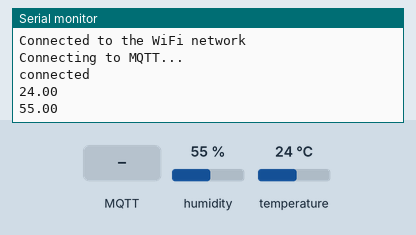
This sketch was run on a simulated ESP8266 (NodeMCU). Shown: the last lines printed to the serial monitor. The inputs (shaded band) are chosen by the test bench; at power-on: humidity 55 %, temperature 24 °C. WiFi joins after 1.5 s; servers stay silent unless stated; no MQTT or app messages arrive unless stated.

Above: at 2.7 s.
2.8 s: MQTT message "1" arrives on the first subscribed topic
At 3.8 s:
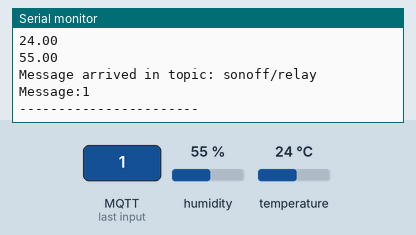
4.3 s: MQTT message "on" arrives on the first subscribed topic
At 5.1 s:
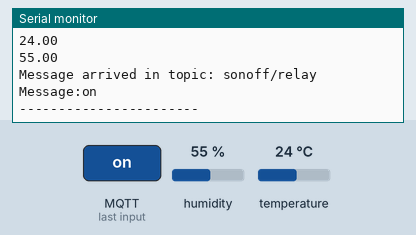
5.8 s: MQTT message "off" arrives on the first subscribed topic
7.3 s: humidity set to 22 %
At 8.6 s:
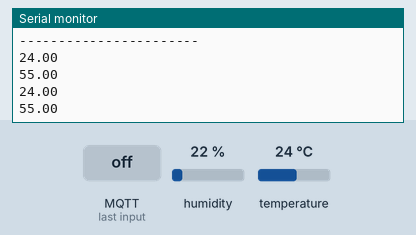
8.8 s: temperature set to 12 °C
At 10.2 s:
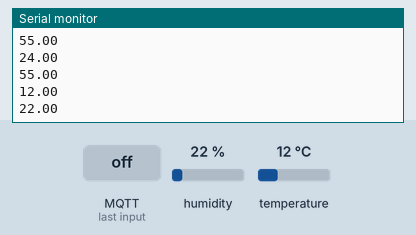
10.3 s: humidity set to 40 %
At 12.6 s:
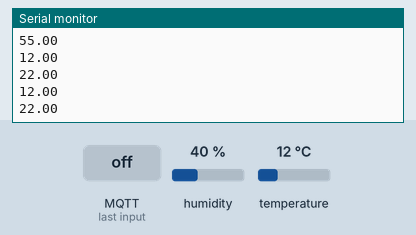
Timing chart, 0 to 12.8 s (numbered marks = the images above; inputs shaded):
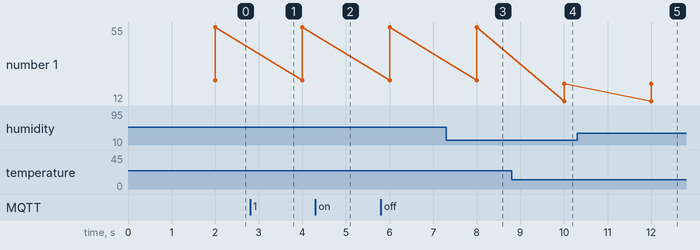

The sketch:

nodemcu.ino
```cpp
#include <ESP8266WiFi.h>
#include <DHT.h>
#include <PubSubClient.h>

#define DHTPIN 2
#define DHTTYPE DHT22

DHT dht(DHTPIN, DHTTYPE);

const char* ssid = "AndroidAPF9C3";
const char* password = "aqmal2000";

const char* mqttServer = "tailor.cloudmqtt.com";
const int mqttPort = 10690;
const char* mqttUser = "uszadmvh";
const char* mqttPassword = "Ui9_Zhpy_us8";

WiFiClient espClient;
PubSubClient client(espClient);

String temp_str;
String hum_str;
char temp[50];
char hum[50];

const long interval = 2000;
unsigned long previousMillis = 0;    // will store last time DHT was updated

void setup(){

  Serial.begin(9600);
  dht.begin();
  WiFi.begin(ssid, password);
  while (WiFi.status() != WL_CONNECTED) {
  delay(500);
  Serial.println("Connecting to WiFi..");
  }

  Serial.println("Connected to the WiFi network");

  client.setServer(mqttServer, mqttPort);
  client.setCallback(callback);

  while (!client.connected()) {
    Serial.println("Connecting to MQTT...");

    if (client.connect("ESP8266Client", mqttUser, mqttPassword )) {

      Serial.println("connected");

    } else {

      Serial.print("failed with state ");
      Serial.print(client.state());
      delay(2000);

    }
  }
  Serial.println();
  //client.subscribe("sensor/temp");
  //client.subscribe("sensor/humi");
  client.subscribe("sonoff/relay");
}


void callback(char* topic, byte* payload, unsigned int length) {

  Serial.print("Message arrived in topic: ");
  Serial.println(topic);

  Serial.print("Message:");
  for (int i = 0; i < length; i++) {
    Serial.print((char)payload[i]);
  }

  Serial.println();
  Serial.println("-----------------------");

}


void loop() {

  client.loop();

  unsigned long currentMillis = millis();
  if (currentMillis - previousMillis >= interval) {
    // save the last time you updated the DHT values
    previousMillis = currentMillis;

    float newT = dht.readTemperature();

    float newH = dht.readHumidity();


    if (isnan(newT)||isnan(newH)) {
      Serial.println("Failed to read from sensor!");
    }
    else {
      float t = newT;
      if (t>25){
        client.publish("sonoff/relay", "1");
      }
      else{
        client.publish("sonoff/relay", "0");
      }

      temp_str = String(t); //converting ftemp (the float variable above) to a string
      temp_str.toCharArray(temp, temp_str.length() + 1); //packaging up the data to publish to mqtt whoa
      Serial.println(t);

      float h = newH;

      hum_str = String(h); //converting Humidity (the float variable above) to a string
      hum_str.toCharArray(hum, hum_str.length() + 1); //packaging up the data to publish to mqtt whoa
      Serial.println(h);

      //client.publish("sensor/humi", hum);
      //client.publish("sensor/temp", temp);
    }
  }


}
```

Measured:
- after the input at 2.8 s, the serial monitor: prints a new line at once (image 1)
- after the input at 4.3 s, the serial monitor: prints a new line at once (image 2)
- after the input at 8.8 s, the serial monitor: prints a new line after 1.2 s (image 4)
